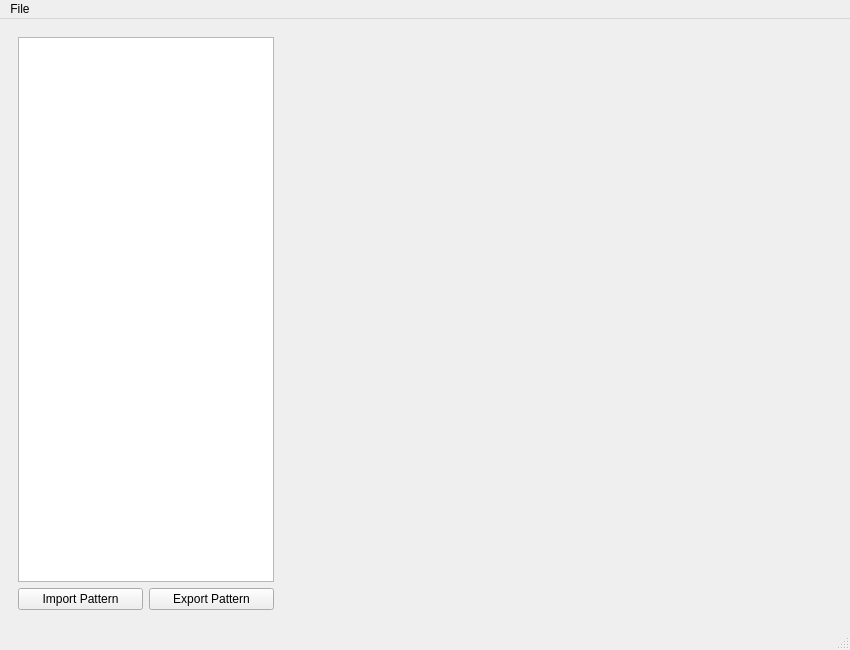
<?xml version="1.0" encoding="UTF-8"?>
<ui version="4.0">
 <class>MainWindow</class>
 <widget class="QMainWindow" name="MainWindow">
  <property name="geometry">
   <rect>
    <x>0</x>
    <y>0</y>
    <width>850</width>
    <height>650</height>
   </rect>
  </property>
  <property name="windowTitle">
   <string>DFM Pattern Library Manager</string>
  </property>
  <widget class="QWidget" name="centralwidget">
   <layout class="QHBoxLayout" name="horizontalLayout_Main">
    <item>
     <widget class="QWidget" name="leftPanel" native="true">
      <property name="sizePolicy">
       <sizepolicy hsizetype="Preferred" vsizetype="Preferred">
        <horstretch>0</horstretch>
        <verstretch>0</verstretch>
       </sizepolicy>
      </property>
      <layout class="QVBoxLayout" name="verticalLayout_Left">
       <item>
        <widget class="QListView" name="patternListView"/>
       </item>
       <item>
        <layout class="QHBoxLayout" name="horizontalLayout_Buttons">
         <item>
          <widget class="QPushButton" name="importButton">
           <property name="text">
            <string>Import Pattern</string>
           </property>
          </widget>
         </item>
         <item>
          <widget class="QPushButton" name="exportButton">
           <property name="text">
            <string>Export Pattern</string>
           </property>
          </widget>
         </item>
        </layout>
       </item>
      </layout>
     </widget>
    </item>
    <item>
     <widget class="QWidget" name="previewContainer" native="true">
      <property name="sizePolicy">
       <sizepolicy hsizetype="Expanding" vsizetype="Preferred">
        <horstretch>1</horstretch>
        <verstretch>0</verstretch>
       </sizepolicy>
      </property>
      <!-- MainWindow.cpp is expected to add PatternViewer to this container's layout -->
     </widget>
    </item>
   </layout>
  </widget>
  <widget class="QMenuBar" name="menubar">
   <property name="geometry">
    <rect>
     <x>0</x>
     <y>0</y>
     <width>850</width>
     <height>22</height>
    </rect>
   </property>
   <widget class="QMenu" name="menuFile">
    <property name="title">
     <string>File</string>
    </property>
    <addaction name="actionOpenPatternLibrary"/>
    <!-- Add other file actions here e.g. <addaction name="actionExit"/> -->
   </widget>
   <addaction name="menuFile"/>
  </widget>
  <widget class="QStatusBar" name="statusbar"/>
  <action name="actionOpenPatternLibrary">
   <property name="text">
    <string>Open a pattern library</string>
   </property>
   <!-- <property name="shortcut"><string>Ctrl+O</string></property> -->
  </action>
  <action name="actionImport">
   <property name="text">
    <string>Import Pattern</string>
   </property>
   <property name="shortcut">
    <string>Ctrl+I</string>
   </property>
  </action>
  <action name="actionExport">
   <property name="text">
    <string>Export Pattern</string>
   </property>
   <property name="shortcut">
    <string>Ctrl+E</string>
   </property>
  </action>
  <action name="actionQuit">
   <property name="text">
    <string>Quit</string>
   </property>
   <property name="shortcut">
    <string>Ctrl+Q</string>
   </property>
  </action>
 </widget>
 <customwidgets>
  <customwidget>
   <class>PatternBrowser</class>
   <extends>QWidget</extends>
   <header>ui/PatternBrowser.h</header>
   <container>1</container>
  </customwidget>
  <customwidget>
   <class>PatternViewer</class>
   <extends>QWidget</extends>
   <header>ui/PatternViewer.h</header>
   <container>1</container>
  </customwidget>
 </customwidgets>
 <resources/>
 <connections/>
</ui>
